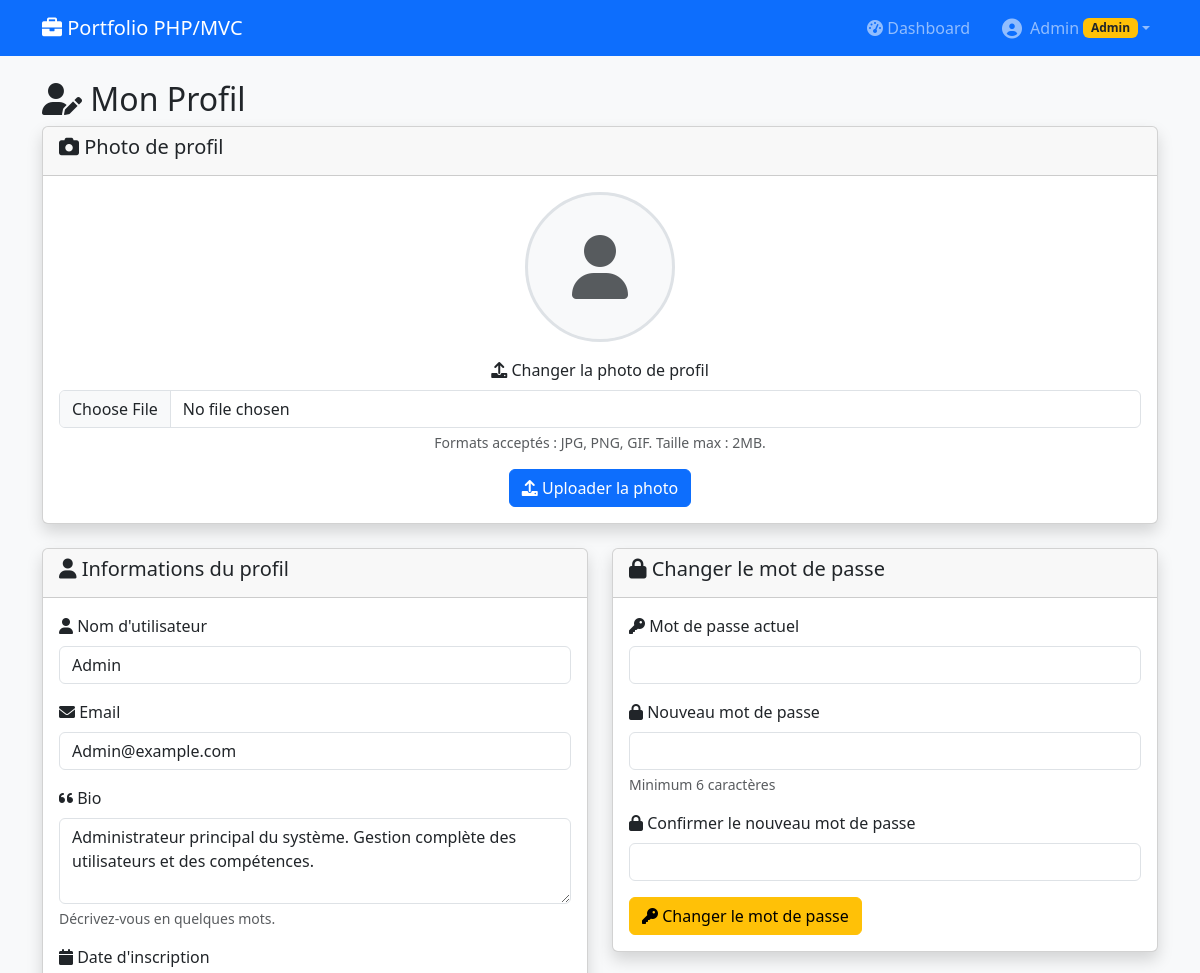
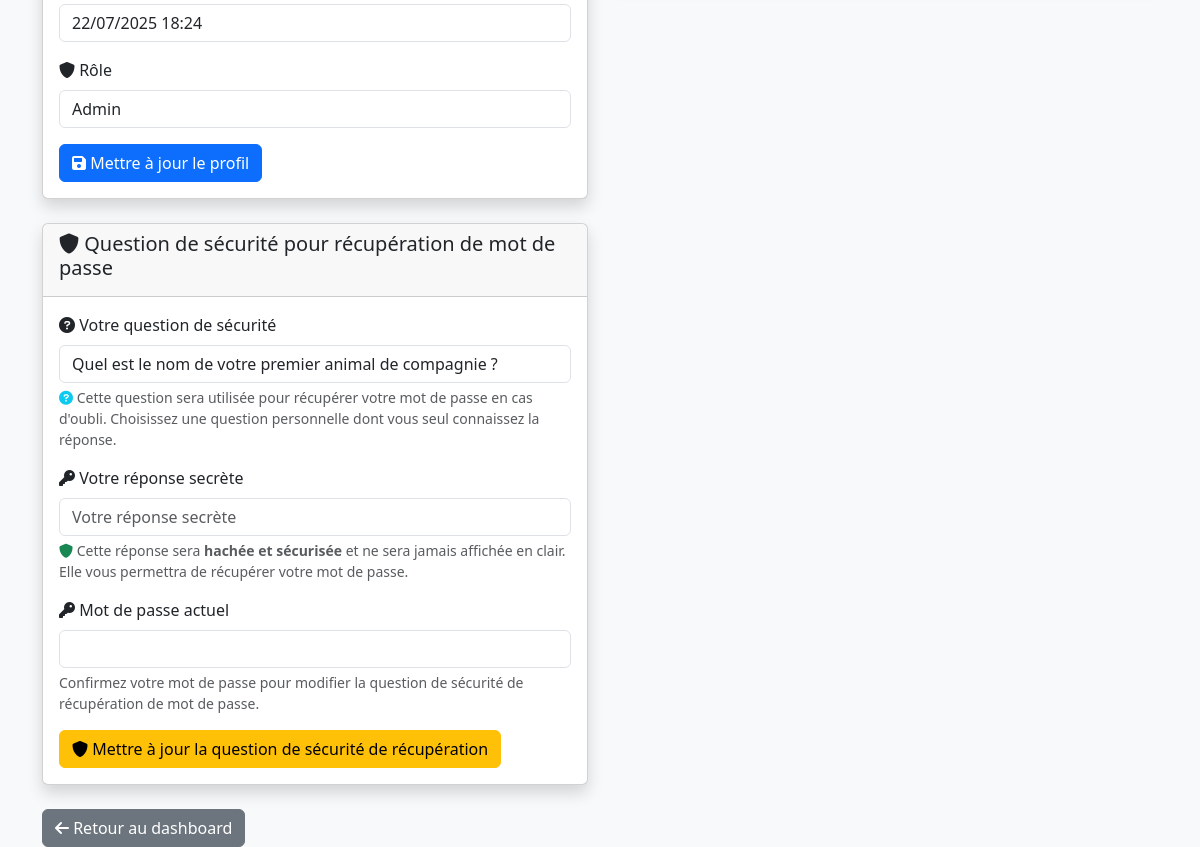
/index.php?action=profile (signed in), run on the app's committed database (2 pictures, top to bottom).
### tables this page shows
CREATE TABLE users (
    id INT AUTO_INCREMENT PRIMARY KEY,
    username VARCHAR(50) NOT NULL UNIQUE,
    email VARCHAR(100) NOT NULL UNIQUE,
    password VARCHAR(255) NOT NULL,
    role ENUM('user', 'admin') DEFAULT 'user',
    created_at TIMESTAMP DEFAULT CURRENT_TIMESTAMP,
    updated_at TIMESTAMP DEFAULT CURRENT_TIMESTAMP ON UPDATE CURRENT_TIMESTAMP,
    security_question VARCHAR(255) DEFAULT 'Quel est le nom de votre premier animal de compagnie ?',
    security_answer VARCHAR(255) DEFAULT 'chat',
    bio TEXT DEFAULT NULL,
    profile_picture VARCHAR(255) DEFAULT NULL,
    profile_completed BOOLEAN DEFAULT FALSE
);

### views/profile/index.php (the view, shortened to what the rows shown need)
<!DOCTYPE html>
<html lang="fr">
<head>
    <link href="https://cdn.jsdelivr.net/npm/bootstrap@5.3.0/dist/css/bootstrap.min.css" rel="stylesheet">
    <link href="https://cdnjs.cloudflare.com/ajax/libs/font-awesome/6.0.0/css/all.min.css" rel="stylesheet">
</head>
<body class="bg-light">
    <nav class="navbar navbar-expand-lg navbar-dark bg-primary">
        <div class="container">
            <a class="navbar-brand" href="index.php?action=dashboard">
                <i class="fas fa-briefcase"></i> <?= APP_NAME ?>
            </a>
            <div class="navbar-nav ms-auto">
                <a class="nav-link me-3" href="index.php?action=dashboard">
                    <i class="fas fa-tachometer-alt"></i> Dashboard
                </a>
                <div class="nav-item dropdown">
                    <a class="nav-link dropdown-toggle d-flex align-items-center" href="#" role="button" data-bs-toggle="dropdown" aria-expanded="false">
                        <i class="fas fa-user-circle fa-lg me-2"></i>
                        <?= htmlspecialchars($user['username']) ?>
                        <?php if ($authController->isAdmin()): ?>
                            <span class="badge bg-warning text-dark ms-1">Admin</span>
                        <?php endif; ?>
                    </a>
                </div>
            </div>
        </div>
    </nav>
    <div class="container mt-4">
        <div class="row">
            <div class="col-12">
                <h2><i class="fas fa-user-edit"></i> Mon Profil</h2>
                <div class="row">
                    <div class="col-12 mb-4">
                        <div class="card shadow">
                            <div class="card-header">
                                <h5><i class="fas fa-camera"></i> Photo de profil</h5>
                            </div>
                            <div class="card-body text-center">
                                <div class="bg-light rounded-circle d-inline-flex align-items-center justify-content-center mb-3"
                                     style="width: 150px; height: 150px; border: 3px solid #dee2e6;">
                                    <i class="fas fa-user fa-4x text-muted"></i>
                                </div>
                                <form method="POST" action="index.php?action=profile&subaction=upload_photo" enctype="multipart/form-data">
                                    <div class="mb-3">
                                        <label for="profile_picture" class="form-label">
                                            <i class="fas fa-upload"></i> Changer la photo de profil
                                        </label>
                                        <input type="file"
                                               class="form-control"
                                               id="profile_picture"
                                               name="profile_picture"
                                               accept="image/*"
                                               onchange="previewImage(this)">
                                        <div class="form-text">
                                            Formats acceptés : JPG, PNG, GIF. Taille max : 2MB.
                                        </div>
                                    </div>
                                    <button type="submit" class="btn btn-primary">
                                        <i class="fas fa-upload"></i> Uploader la photo
                                    </button>
                                </form>
                            </div>
                        </div>
                    </div>
                    <div class="col-md-6">
                        <div class="card shadow">
                            <div class="card-header">
                                <h5><i class="fas fa-user"></i> Informations du profil</h5>
                            </div>
                            <div class="card-body">
                                <form method="POST" action="index.php?action=profile&subaction=update">
                                    <div class="mb-3">
                                        <label for="username" class="form-label">
                                            <i class="fas fa-user"></i> Nom d'utilisateur
                                        </label>
                                        <input type="text"
                                               class="form-control"
                                               id="username"
                                               name="username"
                                               value="<?= htmlspecialchars($user['username']) ?>"
                                               minlength="3"
                                               required>
                                    </div>
                                    <div class="mb-3">
                                        <label for="email" class="form-label">
                                            <i class="fas fa-envelope"></i> Email
                                        </label>
                                        <input type="email"
                                               class="form-control"
                                               id="email"
                                               name="email"
                                               value="<?= htmlspecialchars($user['email']) ?>"
                                               autocomplete="email"
                                               required>
                                    </div>
                                    <div class="mb-3">
                                        <label for="bio" class="form-label">
                                            <i class="fas fa-quote-left"></i> Bio
                                        </label>
                                        <textarea class="form-control"
                                                  id="bio"
                                                  name="bio"
                                                  rows="3"
                                                  placeholder="Parlez-nous de vous..."><?= htmlspecialchars($userWithSecurity['bio'] ?? '') ?></textarea>
                                        <div class="form-text">
                                            Décrivez-vous en quelques mots.
                                        </div>
                                    </div>
                                    <div class="mb-3">
                                        <label class="form-label">
                                            <i class="fas fa-calendar"></i> Date d'inscription
                                        </label>
                                        <input type="text"
                                               class="form-control"
                                               value="<?= date('d/m/Y H:i', strtotime($user['created_at'])) ?>"
                                               readonly>
                                    </div>
                                    <div class="mb-3">
                                        <label class="form-label">
                                            <i class="fas fa-shield-alt"></i> Rôle
                                        </label>
                                        <input type="text"
                                               class="form-control"
                                               value="<?= ucfirst($user['role']) ?>"
                                               readonly>
                                    </div>
                                    <button type="submit" class="btn btn-primary">
                                        <i class="fas fa-save"></i> Mettre à jour le profil
                                    </button>
                                </form>
                            </div>
                        </div>
                        <div class="card shadow mt-4">
                            <div class="card-header">
                                <h5><i class="fas fa-shield-alt"></i> Question de sécurité pour récupération de mot de passe</h5>
                            </div>
                            <div class="card-body">
                                <form method="POST" action="index.php?action=profile&subaction=security_question">
                                    <div class="mb-3">
                                        <label for="security_question" class="form-label">
                                            <i class="fas fa-question-circle"></i> Votre question de sécurité
                                        </label>
                                        <input type="text"
                                               class="form-control"
                                               id="security_question"
                                               name="security_question"
                                               value="<?= htmlspecialchars($userWithSecurity['security_question'] ?? '') ?>"
                                               placeholder="Ex: Quel est le nom de votre premier animal de compagnie ?"
                                               required>
                                        <div class="form-text">
                                            <i class="fas fa-question-circle text-info"></i>
                                            Cette question sera utilisée pour récupérer votre mot de passe en cas d'oubli. Choisissez une question personnelle dont vous seul connaissez la réponse.
                                        </div>
                                    </div>
                                    <div class="mb-3">
                                        <label for="security_answer" class="form-label">
                                            <i class="fas fa-key"></i> Votre réponse secrète
                                        </label>
                                        <input type="password"
                                               class="form-control"
                                               id="security_answer"
                                               name="security_answer"
                                               placeholder="Votre réponse secrète"
                                               autocomplete="new-password"
                                               data-lpignore="true"
                                               data-form-type="other"
                                               required>
                                        <div class="form-text">
                                            <i class="fas fa-shield-alt text-success"></i>
                                            Cette réponse sera <strong>hachée et sécurisée</strong> et ne sera jamais affichée en clair. Elle vous permettra de récupérer votre mot de passe.
                                        </div>
                                    </div>
                                    <div class="mb-3">
                                        <label for="security_current_password" class="form-label">
                                            <i class="fas fa-key"></i> Mot de passe actuel
                                        </label>
                                        <input type="password"
                                               class="form-control"
                                               id="security_current_password"
                                               name="current_password"
                                               autocomplete="current-password"
                                               required>
                                        <div class="form-text">
                                            Confirmez votre mot de passe pour modifier la question de sécurité de récupération de mot de passe.
                                        </div>
                                    </div>
                                    <button type="submit" class="btn btn-warning">
                                        <i class="fas fa-shield-alt"></i> Mettre à jour la question de sécurité de récupération
                                    </button>
                                </form>
                            </div>
                        </div>
                    </div>
                    <div class="col-md-6">
                        <div class="card shadow">
                            <div class="card-header">
                                <h5><i class="fas fa-lock"></i> Changer le mot de passe</h5>
                            </div>
                            <div class="card-body">
                                <form method="POST" action="index.php?action=profile&subaction=password">
                                    <div class="mb-3">
                                        <label for="current_password" class="form-label">
                                            <i class="fas fa-key"></i> Mot de passe actuel
                                        </label>
                                        <input type="password"
                                               class="form-control"
                                               id="current_password"
                                               name="current_password"
                                               autocomplete="current-password"
                                               required>
                                    </div>
                                    <div class="mb-3">
                                        <label for="new_password" class="form-label">
                                            <i class="fas fa-lock"></i> Nouveau mot de passe
                                        </label>
                                        <input type="password"
                                               class="form-control"
                                               id="new_password"
                                               name="new_password"
                                               minlength="6"
                                               autocomplete="new-password"
                                               required>
                                        <div class="form-text">Minimum 6 caractères</div>
                                    </div>
                                    <div class="mb-3">
                                        <label for="confirm_password" class="form-label">
                                            <i class="fas fa-lock"></i> Confirmer le nouveau mot de passe
                                        </label>
                                        <input type="password"
                                               class="form-control"
                                               id="confirm_password"
                                               name="confirm_password"
                                               autocomplete="new-password"
                                               required>
                                    </div>
                                    <button type="submit" class="btn btn-warning">
                                        <i class="fas fa-key"></i> Changer le mot de passe
                                    </button>
                                </form>
                            </div>
                        </div>
                    </div>
                </div>
                <div class="mt-4">
                    <a href="index.php?action=dashboard" class="btn btn-secondary">
                        <i class="fas fa-arrow-left"></i> Retour au dashboard
                    </a>
                </div>
            </div>
        </div>
    </div>
</body>
</html>

### data on the page
users: username "Admin", email "Admin@example.com", bio "Administrateur principal du système. Gestion complète des utilisateurs et des compétences.", created_at "22/07/2025 18:24", role "Admin", security_question "Quel est le nom de votre premier animal de compagnie ?"

### other printed values
APP_NAME "Portfolio PHP/MVC"
